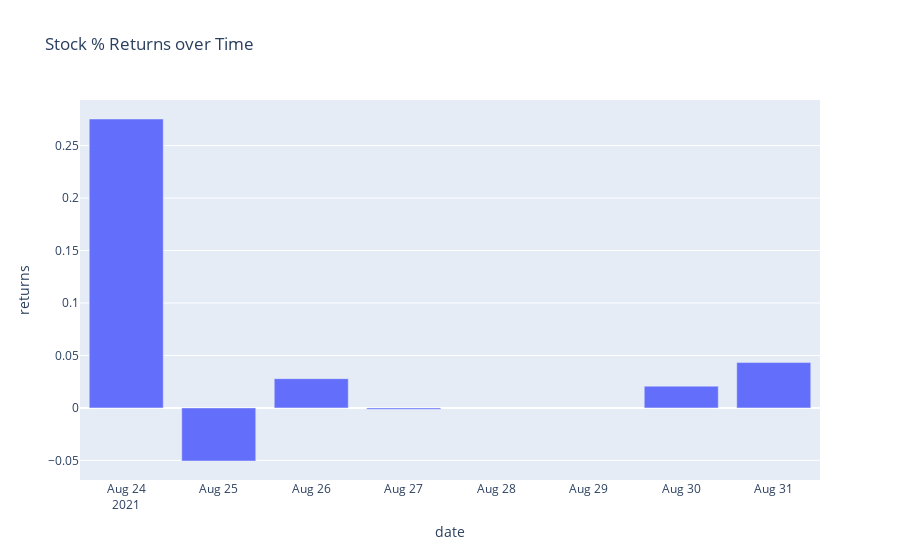

Source (notebook cell):
### Markdown cell above
## % Return Visualization

### Code cell
fig = px.bar(stock_df,
             x=stock_df['date'],
             y=stock_df['returns'],
             title="Stock % Returns over Time")

fig.show()

### Figure 1 — Plotly figure (JSON) as saved in the notebook; plotly's stock layout.template omitted (floating-point values rounded to 4 significant figures)
{"data": [{"alignmentgroup": "True", "hovertemplate": "date=%{x}<br>returns=%{y}<extra></extra>", "legendgroup": "", "marker": {"color": "#636efa"}, "name": "", "offsetgroup": "", "orientation": "v", "showlegend": false, "textposition": "auto", "type": "bar", "x": ["2021-08-24T00:00:00", "2021-08-25T00:00:00", "2021-08-26T00:00:00", "2021-08-27T00:00:00", "2021-08-30T00:00:00", "2021-08-31T00:00:00"], "xaxis": "x", "y": [0.2753, -0.0506, 0.0279, -0.001316, 0.02074, 0.04321], "yaxis": "y"}], "layout": {"autosize": true, "barmode": "relative", "legend": {"tracegroupgap": 0}, "title": {"text": "Stock % Returns over Time"}, "xaxis": {"anchor": "y", "autorange": true, "domain": [0, 1], "range": ["2021-08-23 12:00", "2021-08-31 12:00"], "title": {"text": "date"}, "type": "date"}, "yaxis": {"anchor": "x", "autorange": true, "domain": [0, 1], "range": [-0.0687, 0.2934], "title": {"text": "returns"}, "type": "linear"}}}
